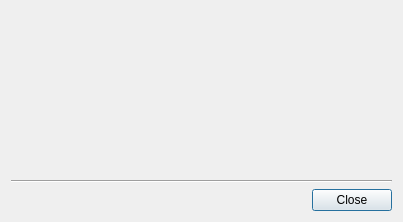
<?xml version="1.0" encoding="UTF-8"?>
<ui version="4.0">
 <class>AboutDialog</class>
 <widget class="QDialog" name="AboutDialog">
  <property name="geometry">
   <rect>
    <x>0</x>
    <y>0</y>
    <width>403</width>
    <height>222</height>
   </rect>
  </property>
  <property name="windowTitle">
   <string>Dialog</string>
  </property>
  <layout class="QVBoxLayout" name="verticalLayout">
   <item>
    <widget class="QWidget" name="widget" native="true">
     <property name="sizePolicy">
      <sizepolicy hsizetype="Preferred" vsizetype="Expanding">
       <horstretch>0</horstretch>
       <verstretch>0</verstretch>
      </sizepolicy>
     </property>
    </widget>
   </item>
   <item>
    <widget class="Line" name="line">
     <property name="orientation">
      <enum>Qt::Horizontal</enum>
     </property>
    </widget>
   </item>
   <item>
    <layout class="QHBoxLayout" name="horizontalLayout">
     <item>
      <spacer name="horizontalSpacer">
       <property name="orientation">
        <enum>Qt::Horizontal</enum>
       </property>
       <property name="sizeHint" stdset="0">
        <size>
         <width>40</width>
         <height>20</height>
        </size>
       </property>
      </spacer>
     </item>
     <item>
      <widget class="QPushButton" name="btnClose">
       <property name="text">
        <string>Close</string>
       </property>
      </widget>
     </item>
    </layout>
   </item>
  </layout>
 </widget>
 <resources/>
 <connections/>
</ui>
